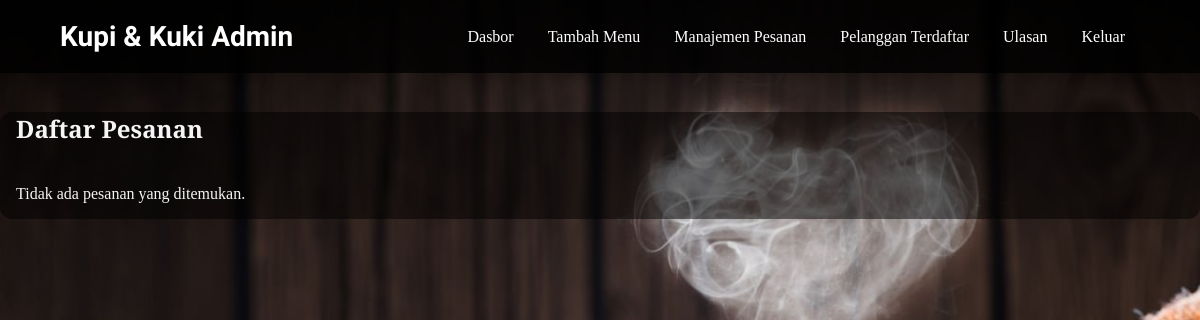
/admin/manage_orders.php (signed in), run on an earlier commit of the app's database.
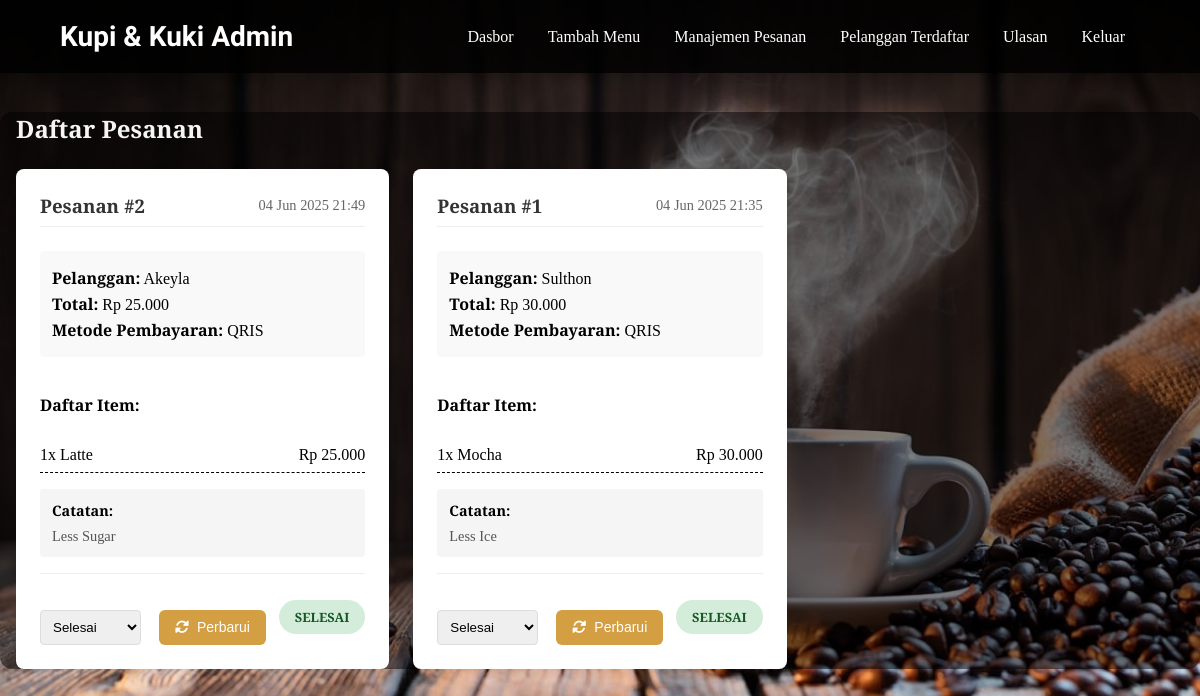
And on a later commit of the database.
### tables this page shows
CREATE TABLE `orders` (
  `id` int(11) NOT NULL,
  `customer_name` varchar(100) NOT NULL,
  `order_date` datetime DEFAULT current_timestamp(),
  `total_amount` decimal(10,2) NOT NULL,
  `status` enum('pending','processing','completed','cancelled') DEFAULT 'pending',
  `payment_method` varchar(50) NOT NULL,
  `notes` text DEFAULT NULL,
  `items` text NOT NULL COMMENT 'JSON array of ordered items'
);

### admin/manage_orders.php (the view, shortened to what this page needs)
<?php
require '../php/config.php';
$stmt = $pdo->query("SELECT * FROM orders ORDER BY order_date DESC");
$pesanan = $stmt->fetchAll(PDO::FETCH_ASSOC);
?>
<!DOCTYPE html>
<html lang="id">
<head>
    <link rel="stylesheet" href="../css/manage_orders_style.css">
    <link rel="stylesheet" href="../css/admin_style.css">
    <link rel="stylesheet" href="../css/navbar.css">
    <link rel="stylesheet" href="https://cdnjs.cloudflare.com/ajax/libs/font-awesome/6.0.0/css/all.min.css">
</head>
<body>
    <header class="navbar">
        <div class="logo">Kupi & Kuki Admin</div>
        <nav>
            <a href="admin_dashboard.php">Dasbor</a>
            <a href="add_menu.php">Tambah Menu</a>
            <a href="manage_orders.php">Manajemen Pesanan</a>
            <a href="view_subscribers.php">Pelanggan Terdaftar</a>
            <a href="ulasan.php">Ulasan</a>
            <a href="../php/logout.php">Keluar</a>
        </nav>
    </header>
    <section class="order-management">
        <h2>Daftar Pesanan</h2>
        <div class="orders-container">
            <?php if (empty($pesanan)): ?>
                <p>Tidak ada pesanan yang ditemukan.</p>
            <?php else: ?>
                <?php foreach ($pesanan as $pesanan_item):
                    $daftar_item = json_decode($pesanan_item['items'], true);
                    $tanggal_pesanan = new DateTime($pesanan_item['order_date']);
                ?>
                    <div class="order-card">
                        <div class="order-header">
                            <h3>Pesanan #<?php echo $pesanan_item['id']; ?></h3>
                            <span class="order-date"><?php echo $tanggal_pesanan->format('d M Y H:i'); ?></span>
                        </div>
                        <div class="customer-info">
                            <p><strong>Pelanggan:</strong> <?php echo htmlspecialchars($pesanan_item['customer_name']); ?></p>
                            <p><strong>Total:</strong> Rp <?php echo number_format($pesanan_item['total_amount'], 0, ',', '.'); ?></p>
                            <p><strong>Metode Pembayaran:</strong> <?php echo htmlspecialchars($pesanan_item['payment_method']); ?></p>
                        </div>
                        <div class="order-items">
                            <h4>Daftar Item:</h4>
                            <ul>
                                <?php foreach ($daftar_item as $item): ?>
                                    <li>
                                        <?php echo $item['quantity']; ?>x <?php echo htmlspecialchars($item['name']); ?>
                                        <span>Rp <?php echo number_format($item['price'] * $item['quantity'], 0, ',', '.'); ?></span>
                                    </li>
                                <?php endforeach; ?>
                            </ul>
                        </div>
                        <?php if (!empty($pesanan_item['notes'])): ?>
                            <div class="order-notes">
                                <h4>Catatan:</h4>
                                <p><?php echo htmlspecialchars($pesanan_item['notes']); ?></p>
                            </div>
                        <?php endif; ?>
                        <div class="order-footer">
                            <form method="post" class="status-form">
                                <select name="status" class="status-select">
                                    <option value="completed" <?php echo $pesanan_item['status'] === 'completed' ? 'selected' : ''; ?>>Selesai</option>
                                </select>
                                <button type="submit" name="update_status" class="update-btn">
                                    <i class="fas fa-sync-alt"></i> Perbarui
                                </button>
                            </form>
                            <span class="status-badge <?php echo $pesanan_item['status']; ?>">
                                <?php
                                switch ($pesanan_item['status']) {
                                    case 'completed': echo 'Selesai'; break;
                                }
                                ?>
                            </span>
                        </div>
                    </div>
                <?php endforeach; ?>
            <?php endif; ?>
        </div>
    </section>
</body>
</html>

What changed in the data, as far as the page shows it:
added orders: id "2", order_date "04 Jun 2025 21:49", customer_name "Akeyla", total_amount "25.000", payment_method "QRIS", quantity "1", name "Latte", quantity "25.000", notes "Less Sugar", status "Selesai", shows "SELESAI"
added orders: id "1", order_date "04 Jun 2025 21:35", customer_name "Sulthon", total_amount "30.000", payment_method "QRIS", quantity "1", name "Mocha", quantity "30.000", notes "Less Ice", status "Selesai", shows "SELESAI"
Also different on the page:
text no longer shown: "Tidak ada pesanan yang ditemukan."
